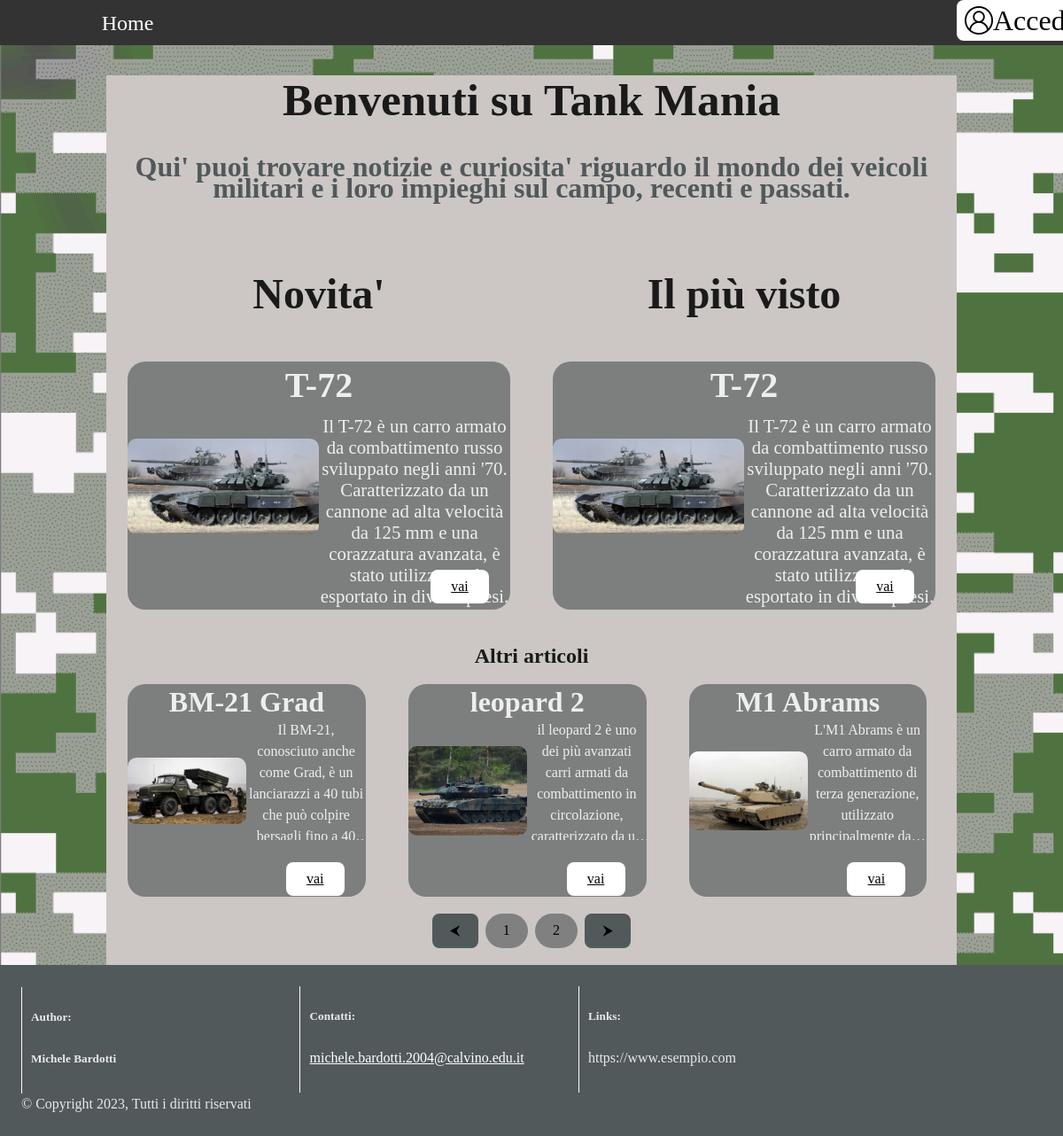
The page / on the database its author committed.
### tables this page shows
CREATE TABLE `articoli` (
  `id` int(11) NOT NULL,
  `titolo` varchar(255) DEFAULT NULL,
  `descrizione` text DEFAULT NULL,
  `giorno` datetime DEFAULT NULL,
  `logo` int(11) DEFAULT -1,
  `utente` varchar(50) DEFAULT NULL,
  `visualizzazioni` int(11) DEFAULT 0
);

CREATE TABLE `immagini` (
  `id` int(11) NOT NULL,
  `nome` varchar(255) DEFAULT NULL,
  `logo` tinyint(1) DEFAULT 0
);

### index.php (the view, shortened to what this page needs)
<?php
$pdo = new PDO("mysql:host=localhost; dbname=blog", "root", "");
?>
<!DOCTYPE html>
<html lang="it">
<head>
    <link rel="stylesheet" href="./css/common.css">
    <link rel="stylesheet" href="./css/index.css">
</head>
<body>
    <div id="root">
        <div>
            <nav>
            <ul>
                <li><a href="./index.php">Home</a></li>
                <li id="logli"><div id="loginBtn"
                <?php
                    if(empty($_SESSION['user'])){
                        $t="window.location.replace('./login.php')";
                        echo 'onclick="'.$t.'"';
                    }
                ?>
                ><img src="./img/account.png" alt="">
                <?php
                    if(!empty($_SESSION['user'])){
                        echo '<p>'.$_SESSION["user"]."</p>";
                    }
                    else{
                        echo '<p>Accedi</p>';
                    }
                ?>
                </div>
            </li>
            </ul>
            </nav>
            <div class="App">
                <div id="content">
                    <div id="introduction">
                        <h1>Benvenuti su Tank Mania</h1>
                        <h3>Qui' puoi trovare notizie e curiosita' riguardo il mondo dei veicoli militari e i loro impieghi sul campo, recenti e passati.</h3>
                    </div>
                    <div id="articles">
                        <div id="titoli">
                            <h4>Novita'</h4>
                            <h4>Il più visto</h4>
                        </div>
                        <?php
                            $text = "SELECT articoli.id, titolo, nome, descrizione FROM articoli, immagini WHERE articoli.logo = immagini.id ORDER BY giorno DESC";
                            $query= $pdo->prepare($text);
                            $query->execute();
                            $row = $query->fetch();
                        ?>
                        <div id="new">
                                <h3 id='titleArtPrinc'><?php echo $row['titolo']?></h3>
                                <div id="immagine"><img id="imgArt" src="./img/<?php echo $row['nome']?>" alt="leopard"></div>
                                <p class="descArtPrinc"><?php echo $row['descrizione']?></p>
                                <a type="button" href="./articolo.php?id=<?php echo $row['id']?>" class="toArticolo">vai</a>
                        </div>
                        <?php
                            $text = "SELECT articoli.id, titolo, nome, descrizione FROM articoli, immagini WHERE articoli.logo = immagini.id ORDER BY visualizzazioni DESC";
                            $query= $pdo->prepare($text);
                            $query->execute();
                            $row = $query->fetch();
                        ?>
                        <div id="main">
                                <h3 id='titleArtPrinc'><?php echo $row['titolo']?></h3>
                                <div id="immagine"><img id="imgArt" src="./img/<?php echo $row['nome']?>" alt="leopard"></div>
                                <p class="descArtPrinc"><?php echo $row['descrizione']?></p>
                                <a href="./articolo.php?id=<?php echo $row['id']?>" class="toArticolo">vai</a>
                        </div>
                        <div id="otherArticles">
                            <h2>Altri articoli</h2>
                            <?php
                            try{
                                $text = "SELECT articoli.id, titolo, nome, descrizione FROM articoli, immagini WHERE articoli.logo = immagini.id ORDER BY titolo";
                                $query= $pdo->prepare($text);
                                $query->execute();
                                $row = $query->fetchAll();
                            }
                                catch (PDOException $e){
                                echo "Impossibile connettersi al server di database. ".$e;
                                exit();
                            }
                            ?>
                            <div id="container">
                                <?php
                                if ($row != null) {
                                    for($i=0;$i<sizeof($row);$i++){
                                        echo "<div class='top' id='1'>
                                        <h3 id='titleArtSec'>".$row[$i]['titolo']."</h3>
                                        <div id='immagine'><img id='imgArt' src='./img/".$row[$i]['nome']."' alt='immagine'></div>
                                        <p class='descArtSec'>".$row[$i]['descrizione']."</p>
                                        <a type='button' href='./articolo.php?id=".$row[$i]['id']."' class='toArticolo'>vai</a>
                                        </div>";
                                    }
                                }
                                ?>
                            </div>
                        </div>
                    </div>
                    <div id="console"><button class="move" id="prev" onclick="prevArt()">⮜</button>
                        <?php
                            if ($row != null && sizeof($row)>3) {
                                $max=((sizeof($row))+(sizeof($row))%3)/3;
                                for($i=0;$i<$max;$i++){
                                    echo '<button class="round" onclick="goTo('.($i).')">'.($i+1).'</button>';
                                }
                            }
                        ?>
                        <button class="move" id="next" onclick="nextArt()">⮞</button></div>
                </div>
            </div>
        </div>
    </div>
<footer>
            <div class="foot" id="crediti">
                <h5>Author:</h5>
                <h5>Michele Bardotti</h5>
            </div>
            <div class="foot" id="contatti">
                <h5>Contatti:</h5><a href="mailto:michele.bardotti.2004@calvino.edu.it">michele.bardotti.2004@calvino.edu.it</a>
            </div>
            <div class="foot" id="links">
                <h5>Links:</h5><a>https://www.esempio.com</a>
            </div>
            <div>© Copyright 2023, Tutti i diritti riservati</div>
        </footer>
</body>
</html>

### css/common.css (style rules this page uses)
* { font-family: font; }
:root { font-family: font; font-size: 16px; line-height: 24px; font-weight: 400; color-scheme: light dark; color: rgba(255, 255, 255, 0.87); background-color: #242424; font-synthesis: none; text-rendering: optimizeLegibility; -webkit-font-smoothing: antialiased; -moz-osx-font-smoothing: grayscale; -webkit-text-size-adjust: 100%; }
#root { position:inherit; width: 100%; text-align: center; }
html { min-height: 100vh; }
body { place-items:initial; min-width: 320px; min-height: 100vh; margin:0; display: flex; flex-direction: column; background-image:url('../img/background1.png'); background-repeat: no-repeat; background-size: cover; }
h1 { font-size: 3.2em; line-height: 1.1; }
button { border-radius: 8px; border: 1px solid transparent; padding: 0.6em 1.2em; font-size: 1em; font-weight: 500; font-family: inherit; background-color: #1a1a1a; cursor: pointer; transition: border-color 0.25s; }
nav { z-index: 999; position: sticky; top:0; }
ul { list-style-type: none; margin: 0; padding: 0; overflow: hidden; background-color: #333; }
li { width: 24%; float: left; }
#loginBtn { background-color: white; width: 100%; color: black; display: inline-flex; align-items: center; border-radius: 8px; border: 1px solid transparent; max-height: 4vh; padding: 0.5vw 1vh; font-size: 1em; font-weight: 500; font-family: inherit; cursor: pointer; transition: border-color 0.25s; }
#loginBtn img { max-height: 4vh; height: auto; }
#loginBtn p { text-align: center; font-size: 200%; margin:0; }
li a { font-size: 3vh; min-height: 3vh; padding: 1.7vh 1vw; display: block; color: white; text-align: center; text-decoration: none; transition: background-color 0.5s, color 0.5s; }
#logli { width: 10%; float: right; align-items: baseline; }
footer { margin-top: auto; padding: 2%; background-color: rgb(81, 89, 91); }
.foot { height: 15vh; width: 20%; display: inline-block; text-align: left; padding-left: 10px; border-left: 1px white solid; }
#crediti { margin-right: 3%; }
#contatti { margin-right: 3%; margin-left: 3%; }
#links { margin-left: 3%; }
#contatti a { color:white }

### rows shown on the page
articoli: titolo "T-72", descrizione "Il T-72 è un carro armato da combattimento russo sviluppato negli anni '70. Caratterizzato da un cannone ad alta velocità da 125 mm e una corazzatura avanzata, è stato utilizzato ed esportato in diversi paesi."
immagini: nome (picture)
articoli: titolo "BM-21 Grad", logo.nome (picture), descrizione "Il BM-21, conosciuto anche come Grad, è un lanciarazzi a 40 tubi che può colpire bersagli fino a…"
articoli: titolo "leopard 2", logo.nome (picture), descrizione "il leopard 2 è uno dei più avanzati carri armati da combattimento in circolazione, caratterizzato da…"
articoli: titolo "M1 Abrams", logo.nome (picture), descrizione "L'M1 Abrams è un carro armato da combattimento di terza generazione, utilizzato principalmente…"
